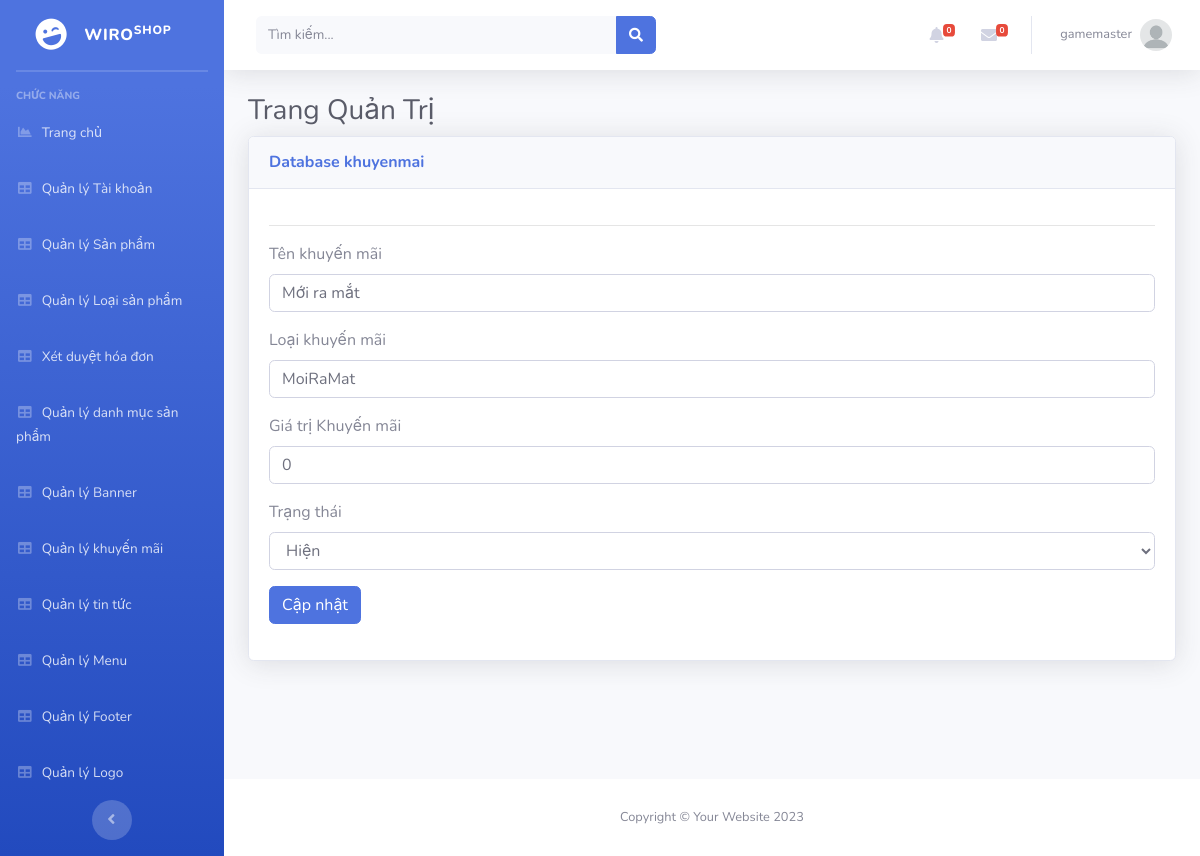
Page /Admin/index.php?mod=khuyenmai&act=edit&id=5 (signed in) on the committed database.
### tables this page shows
CREATE TABLE `khuyenmai` (
  `MaKM` int(11) NOT NULL,
  `TenKM` varchar(100) NOT NULL,
  `LoaiKM` varchar(20) NOT NULL,
  `GiaTriKM` float(11,0) NOT NULL,
  `NgayBD` datetime NOT NULL,
  `TrangThai` int(11) NOT NULL
);

### Admin/MVC/controllers/KhuyenmaiController.php (called while the page is built, shortened)
<?php
class KhuyenmaiController
{
	var $khuyenmai_model;
	function __construct()
	{
		$this->khuyenmai_model = new khuyenmai();
	}
	public function edit()
	{
		$id = isset($_GET['id']) ? $_GET['id'] : 5;
		$data = $this->khuyenmai_model ->find($id);
		require_once("MVC/Views/Admin/index.php");
	}
}

### Admin/MVC/Models/connection.php (called while the page is built, shortened)
<?php
    class Connection{
        function __construct()
        {
            $severname ="localhost";
            $username ="root";
            $password ="";
            $db_name ="senda";
            $this->conn = new mysqli($severname,$username,$password,$db_name);
        }
    }
?>

### Admin/MVC/Models/model.php (called while the page is built, shortened)
<?php
require_once("connection.php");
class Model
{
    var $conn;
    var $table;
    var $contens;
    function __construct()
    {
        $conn_obj = new Connection();
        $this->conn = $conn_obj->conn;
    }
    function find($id)
    {
        $query = "select * from $this->table where $this->contens = $id";
         return $this->conn->query($query)->fetch_assoc();
    }
}

### Admin/MVC/Views/khuyenmai/edit.php (the view, shortened to what this page needs)
<hr>
<table class="table table-bordered" id="dataTable" width="100%" cellspacing="0">
    <form action="?mod=khuyenmai&act=update" method="POST" role="form" enctype="multipart/form-data">
        <div class="form-group">
            <label for="">Tên khuyến mãi</label>
            <input type="text" class="form-control" id="" placeholder="" name="TenKM" value="<?= $data['TenKM'] ?>">
        </div>
        <div class="form-group">
            <label for="">Loại khuyến mãi</label>
            <input type="text" class="form-control" id="" placeholder="" name="LoaiKM" value="<?= $data['LoaiKM'] ?>">
        </div>
        <div class="form-group">
            <label for="">Giá trị Khuyến mãi</label>
            <input type="text" class="form-control" id="" placeholder="" name="GiaTriKM" value="<?= $data['GiaTriKM'] ?>">
        </div>
        <div class="form-group">
               <label for="">Trạng thái</label>
               <select id="" name="TrangThai" class="form-control">
                    <option <?= ($data['TrangThai'] == '1')?'selected':''?> value="1"> Hiện</option>
               </select>
           </div>
        <button type="submit" class="btn btn-primary">Cập nhật</button>
    </form>
</table>

### rows in the picture
khuyenmai: TenKM "Mới ra mắt", LoaiKM "MoiRaMat", GiaTriKM "0", TrangThai "Hiện"

### other values in the picture
$_SESSION['login']['TaiKhoan'] "gamemaster"
$mod "khuyenmai"
